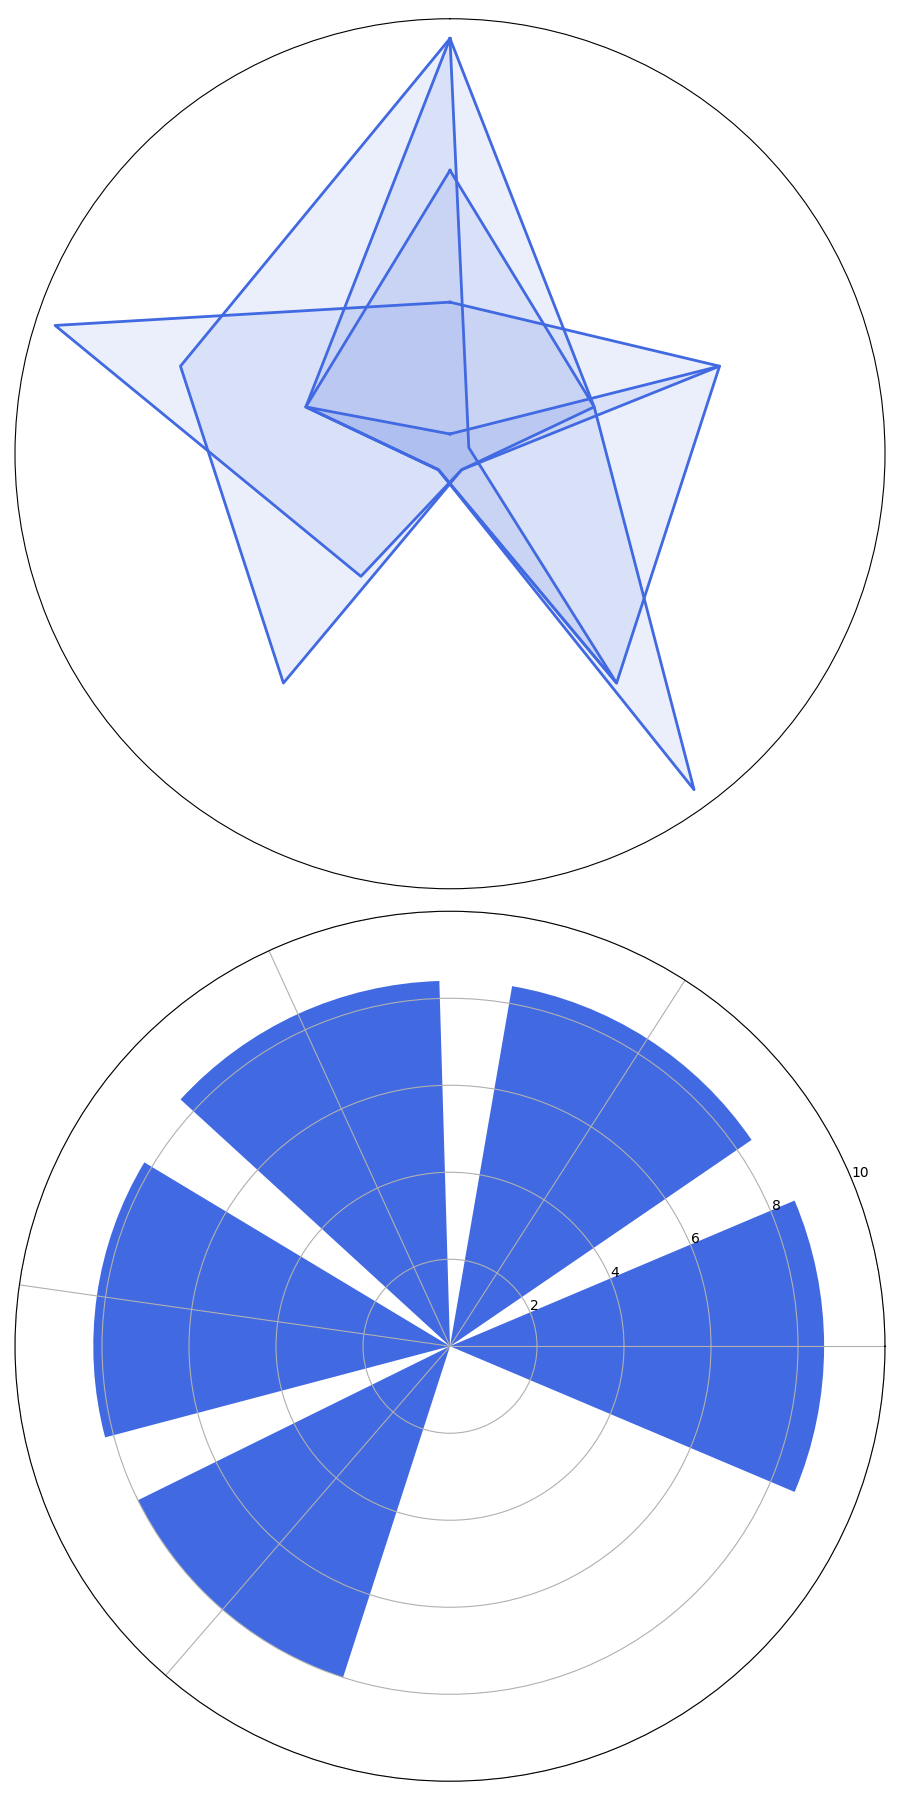

Write the Python code that produced this figure.
import numpy as np
import matplotlib.pyplot as plt

categories = ['Intelligence', 'Spell Power', 'Healing Ability', 'Defense Skill', 'Summoning Skill']
num_vars = len(categories)

wizards = {
    'Merlin': [10, 8, 7, 9, 9],  # Values manually shuffled
    'Gandalf': [9, 8, 10, 7, 8], # Values manually shuffled
    'Dumbledore': [8, 9, 7, 8, 10], # Values manually shuffled
    'Morgana': [10, 7, 9, 7, 8], # Values manually shuffled
    'Saruman': [7, 9, 9, 7, 8] # Values manually shuffled
}

for wizard in wizards:
    wizards[wizard] += wizards[wizard][:1]

angles = np.linspace(0, 2 * np.pi, num_vars, endpoint=False).tolist()
angles += angles[:1]

fig, axs = plt.subplots(2, 1, figsize=(9, 18), subplot_kw={'polar': True})

# Radar chart
ax = axs[0]
ax.set_theta_offset(np.pi / 2)
ax.set_theta_direction(-1)
ax.set_xticks([])
ax.set_yticks([])

single_color = 'royalblue'

for score in wizards.values():
    ax.plot(angles, score, linewidth=2, linestyle='solid', color=single_color)
    ax.fill(angles, score, color=single_color, alpha=0.1)

# Bar chart
ax2 = axs[1]
average_scores = {wizard: np.mean(wizards[wizard][:-1]) for wizard in wizards}
ax2.bar(average_scores.keys(), average_scores.values(), color=single_color)
ax2.set_ylim(0, 10)

ax2.set_xticklabels([])

plt.tight_layout()
plt.show()
